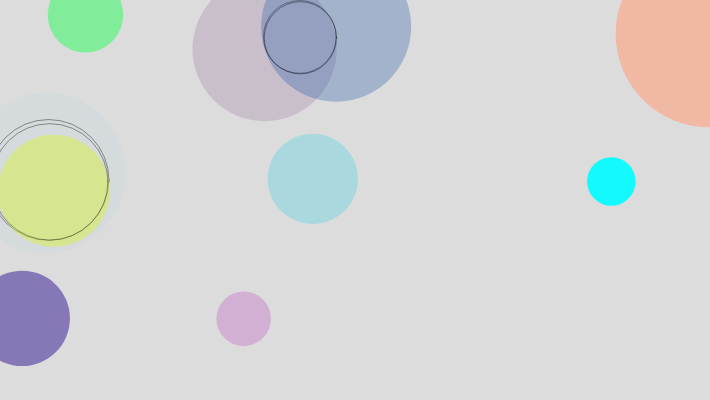
Frame 1 (no input)
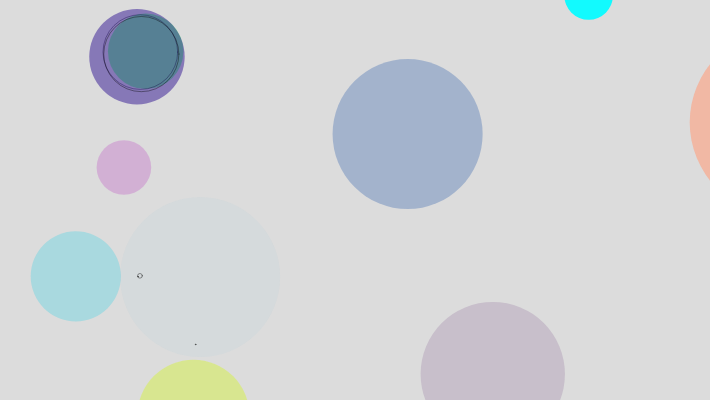
Frame 60 (no input)
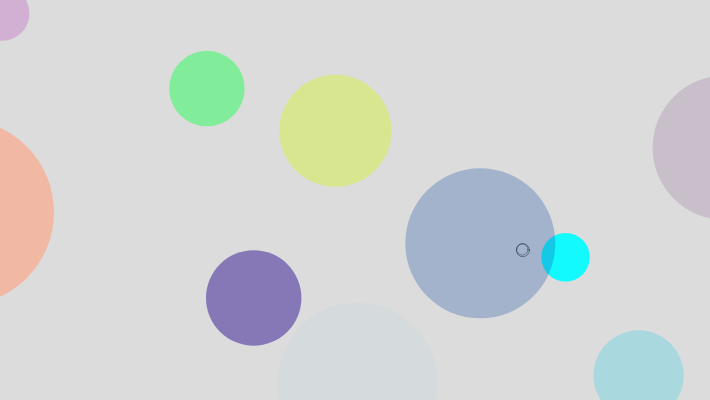
Frame 120 (the mouse pressed at the canvas centre since frame 60)

The p5.js sketch that drew these frames (run headless with seeded random() and noise() and a simulated clock; from frame 60 on, the mouse is pressed at the canvas centre):

// p5.js sketch
// ── sketch.js
let circles = []; // array of Jitter objects
let _num = 10;
let paused = false;

function setup() {
  createCanvas(710, 400);
  // Create objects
  background(220);
  addCircles();
}

function addCircles(){
  for (let i = 0; i < _num; i++) {
    circles.push(new Circle(linecol=color(0,0),fillcol=color(random(255),random(255),random(255))));
  }
}
function keyReleased(){
  if (keyCode === 32){
    paused = ! paused;
  }
}
function mouseReleased(){
  addCircles();
}
function draw() {
  background(220);
  // background(50, 89, 100);
    for (let i = 0; i < circles.length; i++) {
      if (!paused) {circles[i].move();}      
      circles[i].display();
    }
}

// Circle class
class Circle {
  constructor(linecol=color(0), fillcol=color(255)) {
    this.x = random(width);
    this.y = random(height);

    this.touching = false;
    this.xmove = random(10)-5;
    this.ymove = random(10)-5;

    this.speed = 1;

    this.radius = random(100) + 10;
    this.linecol = linecol;
    this.fillcol = fillcol;
    this.alph = random(255);
  }

  move() {
    this.x += this.xmove;
    this.y += this.ymove;

    if (this.x > width + this.radius){this.x = - this.radius;}
    if (this.x < -this.radius){this.x = width + this.radius;}
    if (this.y > height + this.radius){this.y = - this.radius;}
    if (this.y < -this.radius){this.y = height + this.radius;}
  }

  display() {
    this.fillcol.setAlpha(this.alph);
    fill(this.fillcol);
    stroke(this.linecol);
    ellipse(this.x, this.y, this.radius*2, this.radius*2);
    for (let i=0; i<circles.length; i++) {
      let otherCirc = circles[i];
      if (otherCirc != this){
        let dis = dist(this.x, this.y, otherCirc.x, otherCirc.y);
        let overlap = dis - this.radius - otherCirc.radius;
        if (overlap < 0){
          let midx = 0.5*(this.x+otherCirc.x);
          let midy = 0.5*(this.y+otherCirc.y);
          stroke(0,100);
          noFill();
          overlap *= -1;
          ellipse(midx, midy, overlap, overlap);
        }
      }
    }
  }
}
